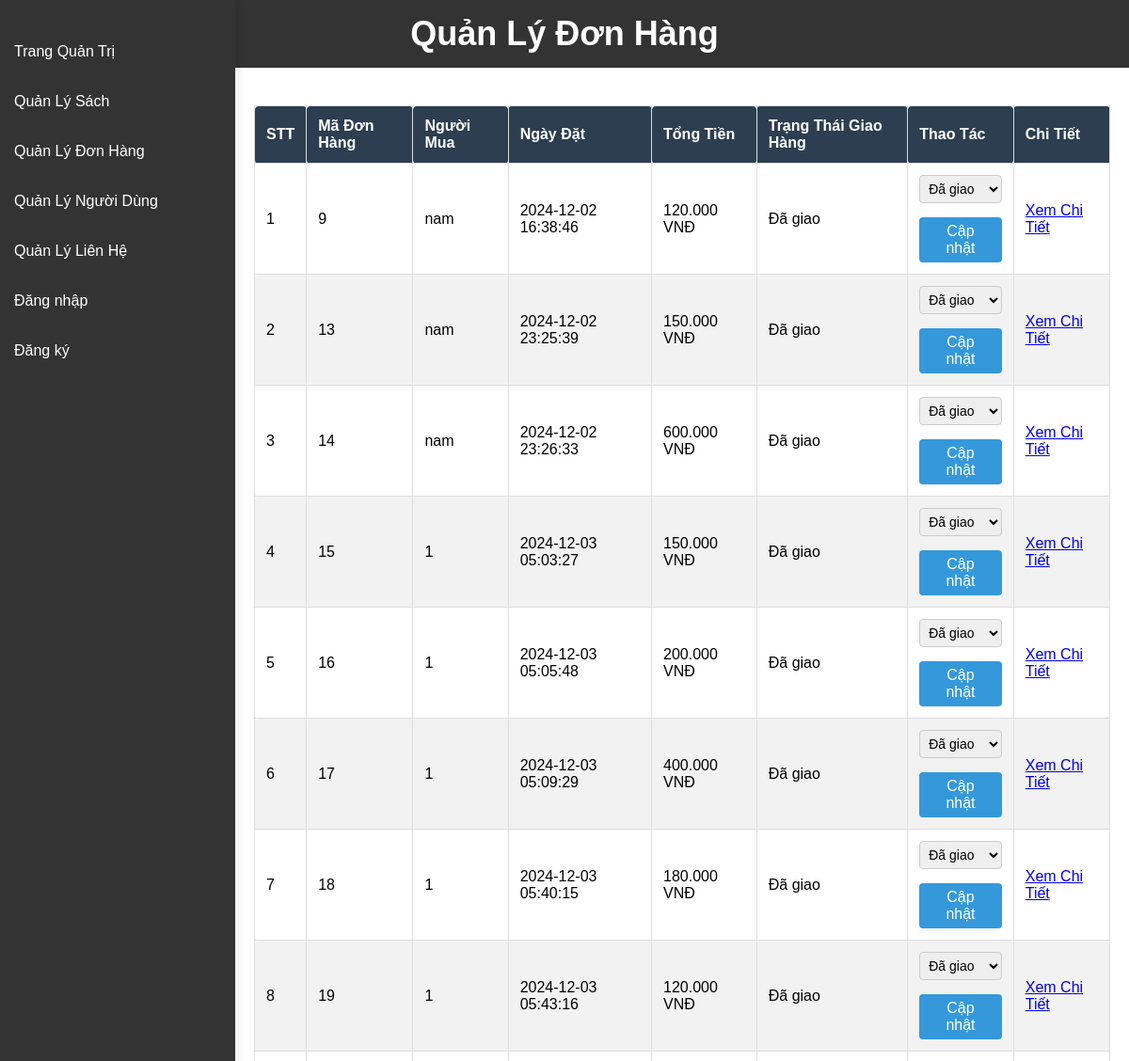
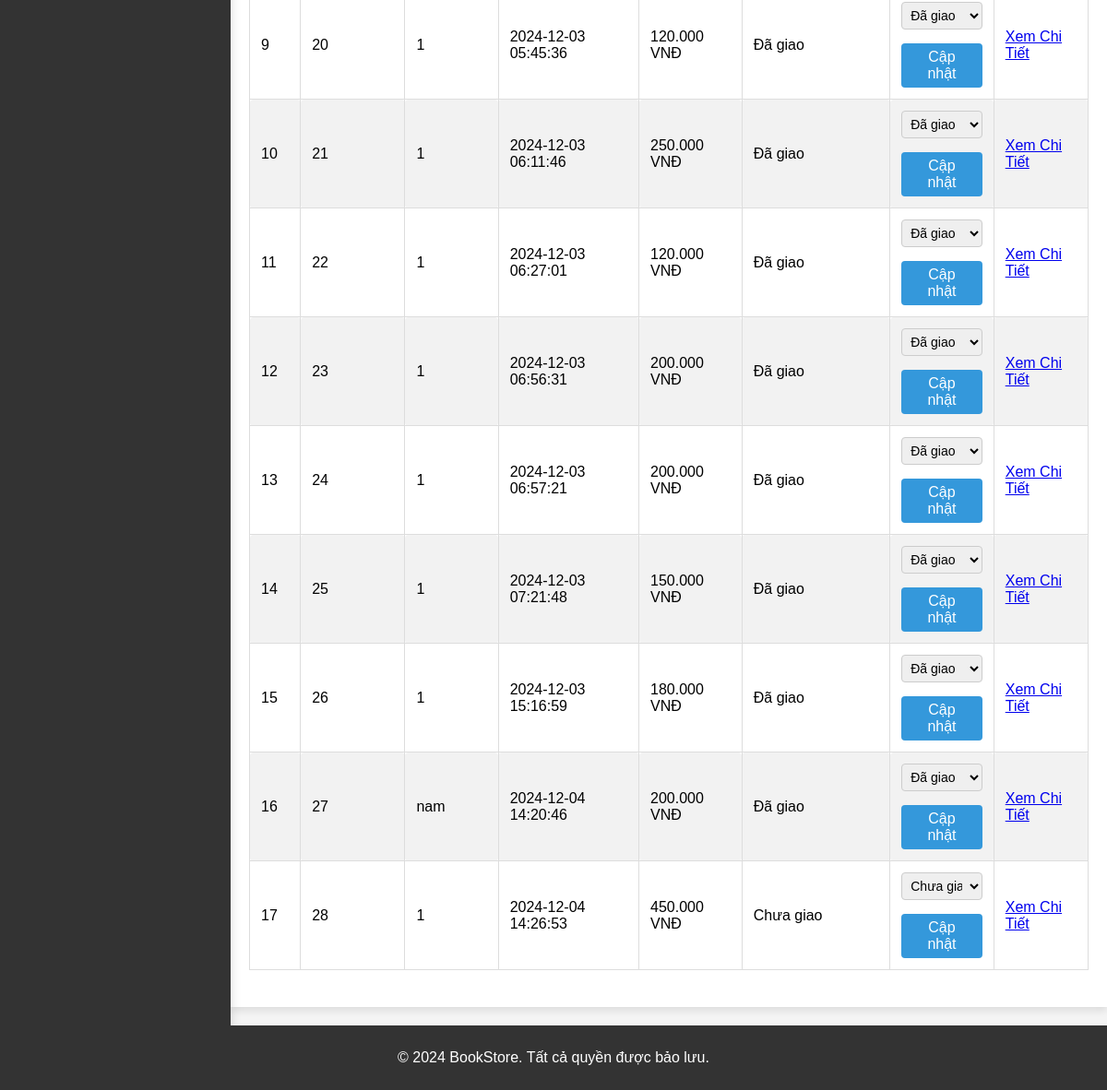
/admin/admin_orders.php, run on the app's committed database (2 pictures, top to bottom).
### tables this page shows
CREATE TABLE `orders` (
  `OrderID` int(11) NOT NULL,
  `UserID` int(11) NOT NULL,
  `Address` varchar(255) NOT NULL,
  `PaymentMethod` varchar(50) NOT NULL,
  `CreatedAt` timestamp NOT NULL DEFAULT current_timestamp(),
  `TotalPrice` decimal(10,2) NOT NULL,
  `Phone` varchar(15) DEFAULT NULL,
  `OrderDate` datetime DEFAULT current_timestamp(),
  `Status` varchar(20) DEFAULT 'Chưa thanh toán',
  `DeliveryStatus` enum('Chưa giao','Đang giao','Đã giao') NOT NULL DEFAULT 'Chưa giao'
);

CREATE TABLE `users` (
  `UserID` int(11) NOT NULL,
  `Username` varchar(50) NOT NULL,
  `Password` varchar(255) NOT NULL,
  `FullName` varchar(100) NOT NULL,
  `Email` varchar(100) NOT NULL,
  `CreatedAt` timestamp NOT NULL DEFAULT current_timestamp(),
  `Role` int(1) NOT NULL DEFAULT 0
);

### admin/admin_orders.php (the view, shortened to what this page needs)
<?php
$username = $_SESSION['username'] ?? '';
$role = $_SESSION['role'] ?? '';
$conn = new mysqli("localhost", "root", "", "BookStore");
$sql = "SELECT o.OrderID, o.TotalPrice, o.OrderDate, o.Status, o.DeliveryStatus, u.FullName
        FROM Orders o
        JOIN users u ON o.UserID = u.UserID";
$result = $conn->query($sql);
?>
<!DOCTYPE html>
<html lang="vi">
<head>
    <link rel="stylesheet" href="style.css">
</head>
<body>
    <header>
        <div class="container">
            <h1>Quản Lý Đơn Hàng</h1>
        </div>
    </header>
    <div class="admin-container">
        <aside class="sidebar">
            <nav>
                <ul>
                    <li><a href="admin_dashboard.php">Trang Quản Trị</a></li>
                    <li><a href="admin_books.php">Quản Lý Sách</a></li>
                    <li><a href="admin_orders.php">Quản Lý Đơn Hàng</a></li>
                    <li><a href="admin_users.php">Quản Lý Người Dùng</a></li>
                    <li><a href="contact.php">Quản Lý Liên Hệ</a></li>
                    <?php if ($username): ?>
                        <li class="account-menu">
                            <a href="profile.php">Chào, <?php echo htmlspecialchars($username); ?></a>
                            <div class="dropdown-menu">
                                <?php if ($role == 1): ?>
                                    <p>Admin</p>
                                <?php endif; ?>
                                <a href="logout.php">Đăng xuất</a>
                            </div>
                        </li>
                    <?php else: ?>
                        <li><a href="login.php">Đăng nhập</a></li>
                        <li><a href="register.php">Đăng ký</a></li>
                    <?php endif; ?>
                </ul>
            </nav>
        </aside>
        <main class="main-content">
            <table class="order-table">
                <thead>
                    <tr>
                        <th>STT</th>
                        <th>Mã Đơn Hàng</th>
                        <th>Người Mua</th>
                        <th>Ngày Đặt</th>
                        <th>Tổng Tiền</th>
                        <th>Trạng Thái Giao Hàng</th>
                        <th>Thao Tác</th>
                        <th>Chi Tiết</th>
                    </tr>
                </thead>
                <tbody>
                    <?php if ($result->num_rows > 0): ?>
                        <?php $counter = 1; ?>
                        <?php while ($order = $result->fetch_assoc()): ?>
                            <tr>
                                <td><?php echo $counter++; ?></td>
                                <td><?php echo htmlspecialchars($order['OrderID']); ?></td>
                                <td><?php echo htmlspecialchars($order['FullName']); ?></td>
                                <td><?php echo htmlspecialchars($order['OrderDate']); ?></td>
                                <td><?php echo number_format($order['TotalPrice'], 0, ',', '.'); ?> VNĐ</td>
                                <td><?php echo htmlspecialchars($order['DeliveryStatus']); ?></td>
                                <td>
                                    <form method="POST" action="admin_orders.php" style="display:inline;">
                                        <select name="delivery_status">
                                            <option value="Chưa giao" <?php echo $order['DeliveryStatus'] == 'Chưa giao' ? 'selected' : ''; ?>>Chưa giao</option>
                                            <option value="Đã giao" <?php echo $order['DeliveryStatus'] == 'Đã giao' ? 'selected' : ''; ?>>Đã giao</option>
                                        </select>
                                        <button type="submit" name="update_delivery_status">Cập nhật</button>
                                    </form>
                                </td>
                                <td><a href="view_order.php?order_id=<?php echo htmlspecialchars($order['OrderID']); ?>">Xem Chi Tiết</a></td>
                            </tr>
                        <?php endwhile; ?>
                    <?php else: ?>
                        <tr><td colspan="8">Không có đơn hàng nào.</td></tr>
                    <?php endif; ?>
                </tbody>
            </table>
        </main>
    </div>
    <footer>
        <div class="container">
            <p>&copy; 2024 BookStore. Tất cả quyền được bảo lưu.</p>
        </div>
    </footer>
</body>
</html>

### admin/style.css (style rules this page uses)
body { font-family: Arial, sans-serif; margin: 0; padding: 0; background-color: #f4f4f4; display: flex; flex-direction: column; height: 100vh; }
.container { width: 90%; margin: 0 auto; }
header { background-color: #333; color: white; padding: 15px 0; text-align: center; }
header h1 { margin: 0; }
.admin-container { display: flex; height: 100%; }
.sidebar { width: 250px; background-color: #333; color: white; position: fixed; top: 0; left: 0; bottom: 0; padding-top: 20px; box-shadow: 2px 0 10px rgba(0, 0, 0, 0.1); }
.sidebar nav ul { list-style: none; padding: 0; }
.sidebar nav ul li { margin: 15px 0; }
.sidebar nav ul li a { color: #fff; text-decoration: none; padding: 10px 15px; display: block; }
.main-content { margin-left: 250px; padding: 20px; background-color: white; box-shadow: 0 4px 8px rgba(0, 0, 0, 0.1); overflow-y: auto; flex: 1; }
footer { background-color: #333; color: white; text-align: center; padding: 10px 0; position: relative; bottom: 0; width: 100%; margin-top: 20px; }
a { margin-top: 15px; }
form input[type="text"], form input[type="number"], form input[type="file"], form select, form textarea { width: 100%; padding: 10px; margin-bottom: 15px; border: 1px solid #ddd; border-radius: 5px; box-sizing: border-box; }
form button { padding: 12px 20px; background-color: #2980b9; color: #fff; font-size: 16px; border: none; border-radius: 5px; cursor: pointer; display: block; width: 100%; }
.order-table { width: 100%; border-collapse: collapse; margin-bottom: 20px; }
.order-table th, .order-table td { padding: 12px; text-align: left; border: 1px solid #ddd; }
.order-table th { background-color: #2c3e50; color: white; }
.order-table tr:nth-child(even) { background-color: #f2f2f2; }
.order-table td form { display: inline; }
.order-table td select { padding: 5px; font-size: 14px; border-radius: 4px; border: 1px solid #ccc; }
.order-table td button { padding: 6px 12px; background-color: #3498db; color: white; border: none; border-radius: 4px; cursor: pointer; }
button { background-color: #f44336; color: white; padding: 8px 12px; border: none; border-radius: 5px; cursor: pointer; font-size: 14px; transition: background-color 0.3s; }
.container { width: 90%; max-width: 1200px; margin: 0 auto; }
header h1 { font-size: 36px; margin: 0; }
table { width: 100%; border-collapse: collapse; margin-top: 20px; }
table, th, td { border: 1px solid #ddd; border-radius: 4px; text-align: left; }
th, td { padding: 12px 15px; }
th { background-color: #4CAF50; color: white; }
tr:nth-child(even) { background-color: #f9f9f9; }

### data on the page
orders: OrderID "9", UserID.FullName "nam", OrderDate "2024-12-02 16:38:46", TotalPrice "120.000", DeliveryStatus "Đã giao", delivery_status "Đã giao"
orders: OrderID "13", UserID.FullName "nam", OrderDate "2024-12-02 23:25:39", TotalPrice "150.000", DeliveryStatus "Đã giao", delivery_status "Đã giao"
orders: OrderID "14", UserID.FullName "nam", OrderDate "2024-12-02 23:26:33", TotalPrice "600.000", DeliveryStatus "Đã giao", delivery_status "Đã giao"
orders: OrderID "15", UserID.FullName "1", OrderDate "2024-12-03 05:03:27", TotalPrice "150.000", DeliveryStatus "Đã giao", delivery_status "Đã giao"
orders: OrderID "16", UserID.FullName "1", OrderDate "2024-12-03 05:05:48", TotalPrice "200.000", DeliveryStatus "Đã giao", delivery_status "Đã giao"
orders: OrderID "17", UserID.FullName "1", OrderDate "2024-12-03 05:09:29", TotalPrice "400.000", DeliveryStatus "Đã giao", delivery_status "Đã giao"
orders: OrderID "18", UserID.FullName "1", OrderDate "2024-12-03 05:40:15", TotalPrice "180.000", DeliveryStatus "Đã giao", delivery_status "Đã giao"
orders: OrderID "19", UserID.FullName "1", OrderDate "2024-12-03 05:43:16", TotalPrice "120.000", DeliveryStatus "Đã giao", delivery_status "Đã giao"
orders: OrderID "20", UserID.FullName "1", OrderDate "2024-12-03 05:45:36", TotalPrice "120.000", DeliveryStatus "Đã giao", delivery_status "Đã giao"
orders: OrderID "21", UserID.FullName "1", OrderDate "2024-12-03 06:11:46", TotalPrice "250.000", DeliveryStatus "Đã giao", delivery_status "Đã giao"
orders: OrderID "22", UserID.FullName "1", OrderDate "2024-12-03 06:27:01", TotalPrice "120.000", DeliveryStatus "Đã giao", delivery_status "Đã giao"
orders: OrderID "23", UserID.FullName "1", OrderDate "2024-12-03 06:56:31", TotalPrice "200.000", DeliveryStatus "Đã giao", delivery_status "Đã giao"
orders: OrderID "24", UserID.FullName "1", OrderDate "2024-12-03 06:57:21", TotalPrice "200.000", DeliveryStatus "Đã giao", delivery_status "Đã giao"
orders: OrderID "25", UserID.FullName "1", OrderDate "2024-12-03 07:21:48", TotalPrice "150.000", DeliveryStatus "Đã giao", delivery_status "Đã giao"
orders: OrderID "26", UserID.FullName "1", OrderDate "2024-12-03 15:16:59", TotalPrice "180.000", DeliveryStatus "Đã giao", delivery_status "Đã giao"
orders: OrderID "27", UserID.FullName "nam", OrderDate "2024-12-04 14:20:46", TotalPrice "200.000", DeliveryStatus "Đã giao", delivery_status "Đã giao"
orders: OrderID "28", UserID.FullName "1", OrderDate "2024-12-04 14:26:53", TotalPrice "450.000", DeliveryStatus "Chưa giao", delivery_status "Chưa giao"
